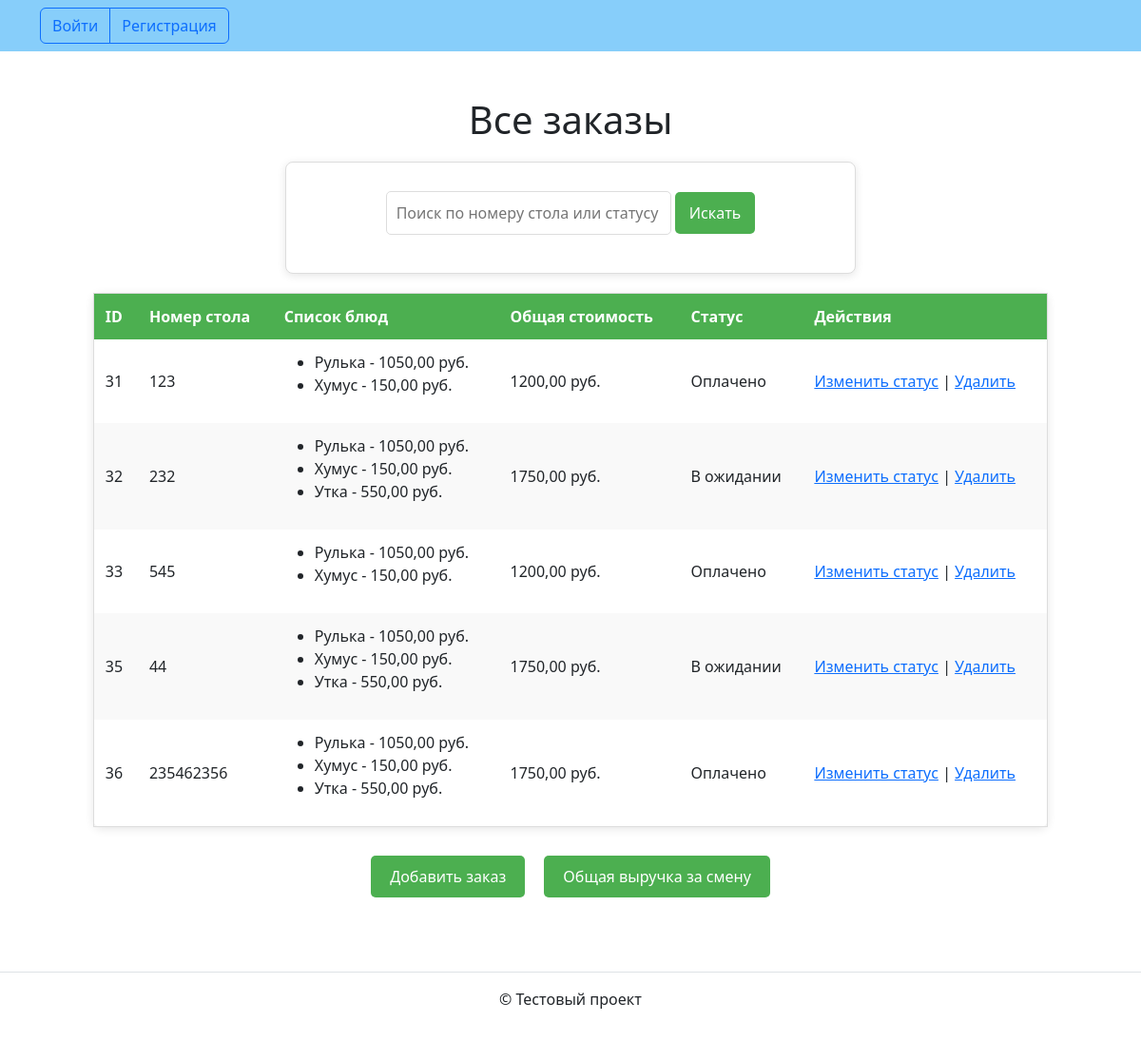
The page / on the database its author committed.
### orders/models.py (models this page shows, shortened)
class Order(models.Model):
    STATUS_CHOICES = [
        ("waiting", "В ожидании"),
        ("ready", "Готово"),
        ("paid", "Оплачено"),
    ]
    table_number = models.IntegerField()
    dishes = models.ManyToManyField("Dish", related_name="orders")
    total_price = models.DecimalField(
        max_digits=10, decimal_places=2, default=0.0
    )
    status = models.CharField(
        max_length=10, choices=STATUS_CHOICES, default="waiting"
    )
    buyer = models.ForeignKey(
        User,
        on_delete=models.CASCADE,
        verbose_name="Покупатель",
        related_name="orders",
    )

class Dish(models.Model):
    name = models.CharField(max_length=255)
    price = models.DecimalField(max_digits=10, decimal_places=2)

### orders/views.py (the view)
# urls.py: path("", views.order_list, name="list"),
def order_list(request):
    orders = Order.objects.all()
    return render(request, "orders/order_list.html", {"orders": orders})

### templates/orders/order_list.html (shortened to what this page needs)
{% extends "base.html" %}
{% block content %}
    {% if not orders %}
    <div class="action-links">
        <a href="{% url 'order:add' %}" class="action-link">Самое время сделать заказ!</a>
    </div>
    {% else %}
    <h1>
        {% if query %}
            Заказы по "{{ query }}"
        {% else %}
            Все заказы
        {% endif %}
    </h1>
    <div class="search-container">
        <form method="get" action="{% url 'order:search_redirect' %}">
            <input type="text" name="q" placeholder="Поиск по номеру стола или статусу">
            <button type="submit">Искать</button>
        </form>
    </div>
    <table>
        <thead>
            <tr>
                <th>ID</th>
                <th>Номер стола</th>
                <th>Список блюд</th>
                <th>Общая стоимость</th>
                <th>Статус</th>
                <th>Действия</th>
            </tr>
        </thead>
        <tbody>
            {% for order in orders %}
            <tr>
                <td>{{ order.id }}</td>
                <td>{{ order.table_number }}</td>
                <td>
                    <ul>
                        {% for dish in order.dishes.all %}
                        <li>{{ dish.name }} - {{ dish.price }} руб.</li>
                        {% endfor %}
                    </ul>
                </td>
                <td>{{ order.total_price }} руб.</td>
                <td>{{ order.get_status_display }}</td>
                <td>
                    <a href="{% url 'order:change_status' order.id %}">Изменить статус</a> |
                    <a href="{% url 'order:delete' order.id %}">Удалить</a>
                </td>
            </tr>
            {% endfor %}
        </tbody>
    </table>
    <div class="action-links">
        <a href="{% url 'order:add' %}" class="action-link">Добавить заказ</a>
        <a href="{% url 'order:calculate_revenue' %}" class="action-link">Общая выручка за смену</a>
    </div>
    {% endif %}
{% endblock %}

### templates/base.html (shortened to what this page needs)
{% load static %}
{% load django_bootstrap5 %}
<!DOCTYPE html>
<html lang="ru">
  <head>
    <link rel="stylesheet" href="{% static 'css/styles.css' %}">
    {% bootstrap_css %}
  </head>
  <body>
    {% include "includes/header.html" %}
    <main>
      <div class="container py-5">
        {% block content %}{% endblock %}
      </div>
    </main>
    {% include "includes/footer.html" %}
  </body>
</html>

### templates/includes/header.html
{% load static %}
<header>
  <nav class="navbar navbar-light" style="background-color: lightskyblue">
    <div class="container">
      {% with request.resolver_match.view_name as view_name %}
        <ul class="nav  nav-pills">
          {% if user.is_authenticated %}
            <div class="btn-group" role="group" aria-label="Basic outlined example">
              <button type="button" class="btn btn-outline-primary"><a class="text-decoration-none text-reset"
                href="{% url 'order:profile' user.username %}">{{ user.username }}</a></button>
              <button type="button" class="btn btn-outline-primary"><a class="text-decoration-none text-reset"
                  href="{% url 'logout' %}">Выйти</a></button>
            </div>
          {% else %}
            <div class="btn-group" role="group" aria-label="Basic outlined example">
              <button type="button" class="btn btn-outline-primary"><a class="text-decoration-none text-reset"
                  href="{% url 'login' %}">Войти</a></button>
              <button type="button" class="btn btn-outline-primary"><a class="text-decoration-none text-reset"
                  href="{% url 'registration' %}">Регистрация</a></button>
            </div>
          {% endif %}
        </ul>
      {% endwith %}
    </div>
  </nav>
</header>

### templates/includes/footer.html
<footer class="border-top text-center py-3">
    <p>© Тестовый проект</p>
  </footer>

### static_dev/css/styles.css (style rules this page uses)
body { font-family: Arial, sans-serif; background-color: #f4f4f9; margin: 0; padding: 0; color: #333; }
h1 { text-align: center; color: #4CAF50; margin-top: 20px; }
table { width: 90%; margin: 20px auto; border-collapse: collapse; background-color: #fff; border-radius: 8px; box-shadow: 0 2px 10px rgba(0, 0, 0, 0.1); }
table, th, td { border: 1px solid #ddd; }
th, td { padding: 12px; text-align: left; }
th { background-color: #4CAF50; color: white; }
tr:nth-child(even) { background-color: #f9f9f9; }
button { padding: 10px 15px; background-color: #4CAF50; color: white; border: none; cursor: pointer; border-radius: 5px; font-size: 16px; transition: background-color 0.3s ease; }
a { color: #4CAF50; text-decoration: none; }
form { max-width: 600px; margin: 0 auto; padding: 20px; border: 1px solid #ddd; background-color: #fff; border-radius: 8px; box-shadow: 0 2px 10px rgba(0, 0, 0, 0.1); }
input[type="text"], select { width: 100%; padding: 10px; margin: 10px 0 20px; border: 1px solid #ddd; border-radius: 5px; font-size: 16px; }
.search-container { text-align: center; margin: 20px; }
.search-container input[type="text"] { width: 300px; padding: 10px; border-radius: 5px; border: 1px solid #ddd; }
.search-container button { padding: 10px 15px; background-color: #4CAF50; color: white; border: none; cursor: pointer; border-radius: 5px; font-size: 16px; }
.action-links { display: flex; justify-content: center; gap: 20px; margin: 30px 0; }
.action-link { padding: 10px 20px; background-color: #4CAF50; color: white; text-decoration: none; border-radius: 5px; font-size: 16px; transition: background-color 0.3s ease, transform 0.2s ease; text-align: center; }

### rows shown on the page
Order: id "31", table_number "123", total_price "1200,00", status "Оплачено"
Dish: name "Рулька", price "1050,00"
Dish: name "Хумус", price "150,00"
Order: id "32", table_number "232", total_price "1750,00", status "В ожидании"
Dish: name "Утка", price "550,00"
Order: id "33", table_number "545", total_price "1200,00", status "Оплачено"
Order: id "35", table_number "44", total_price "1750,00", status "В ожидании"
Order: id "36", table_number "235462356", total_price "1750,00", status "Оплачено"
